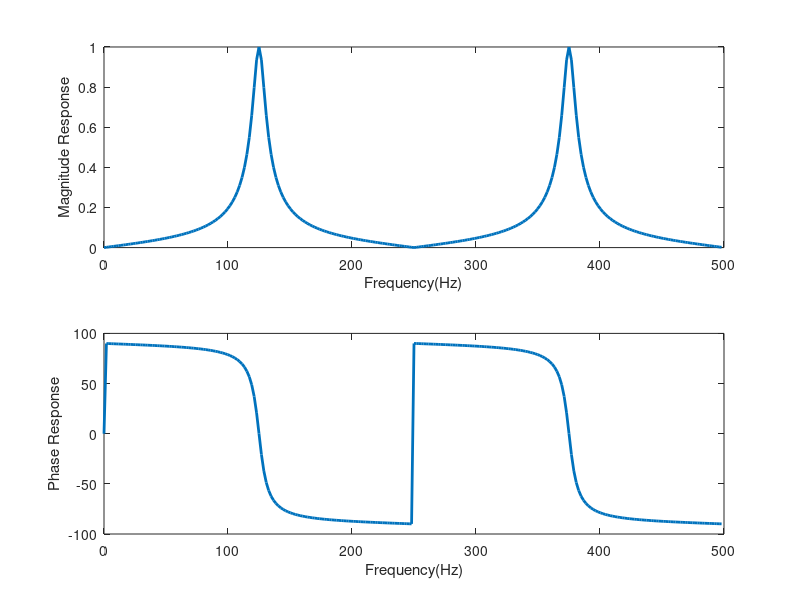

This figure's MATLAB source:
clc;
clear all;
close all;


Fs = 500; % Sampling frequency
bw = 10; % bandwidth

%% zero-calculation
Fr1 = 0; % DC frequency
Fr2 = 250; % 250Hz frequency

% angle corresponding to the zeros
theta1 = 2*pi*(Fr1/Fs);
theta2 = 2*pi*(Fr2/Fs);

z1 = exp(1j*theta1);
z2 = exp(1j*theta2);

%% pole-calculation
Fp = 125; % passband frequency
thetap = 2*pi*(Fp/Fs); % angle corresponding to the pole

r = 1-(bw/Fs)*pi; % magnitude of the pole
p1 = r*exp(1j*thetap); %first pole
p2 = r*exp(-1j*thetap); % second pole
% coefficient a, b must be real so the poles and zeros will be complex
% conjugate pairs (if any complex pole or zero exists)

%% pole-zero plot

%zplane([z1, z2]', [p1, p2]'); 

%% determine H(z) = N(z)/D(z)

num = poly([z1,z2]); % numerator vector
den = poly([p1, p2]); % denominator vector

[h, f] = freqz(num, den, 256, Fs);
figure(1)
subplot(211)
plot(f, abs(h)/max(abs(h)), 'linewidth', 2);
xlabel('Frequency(Hz)'); ylabel('Magnitude Response');
subplot(212)
plot(f, angle(h)*180/pi, 'linewidth', 2);
xlabel('Frequency(Hz)'); ylabel('Phase Response');
